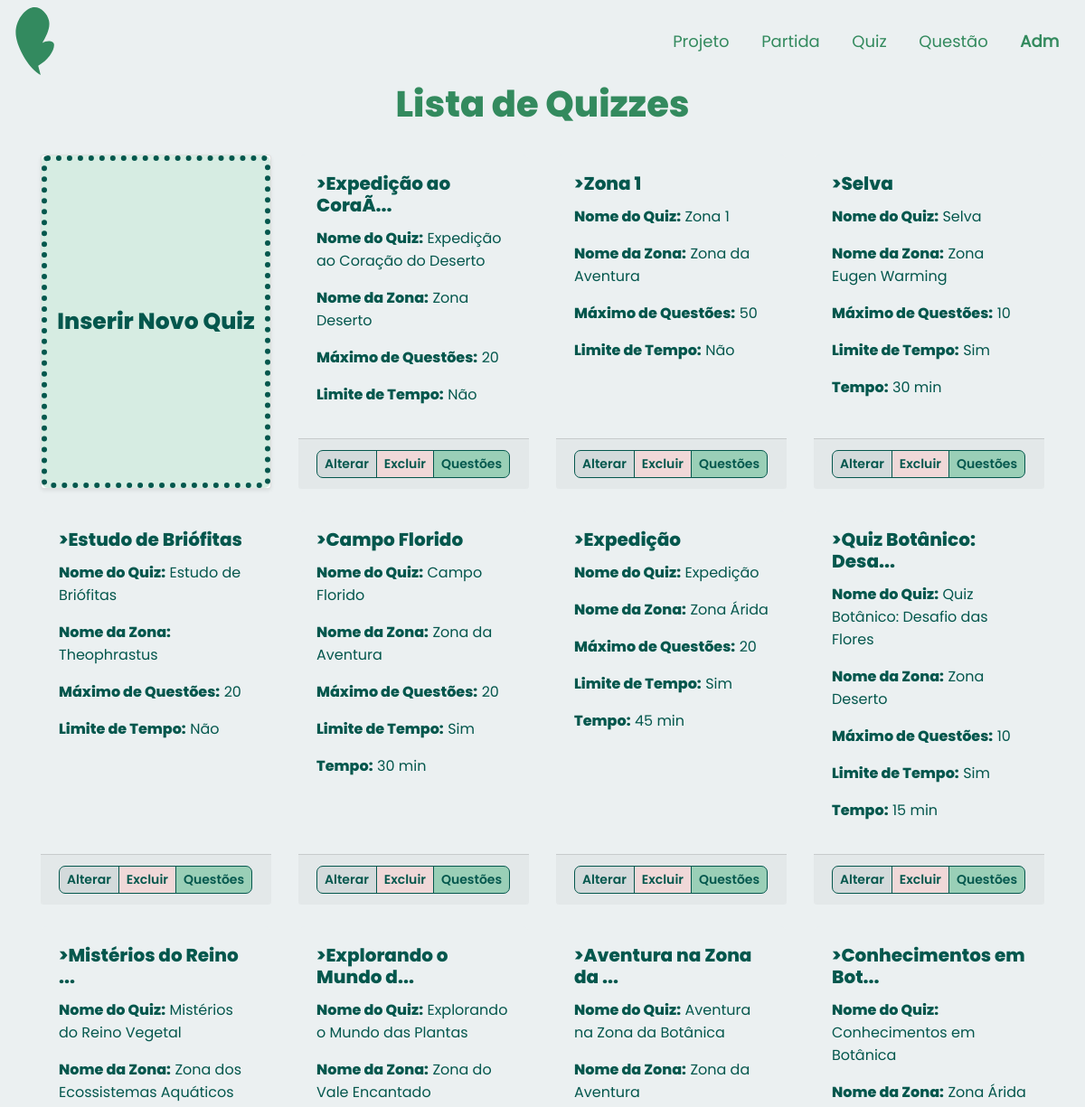
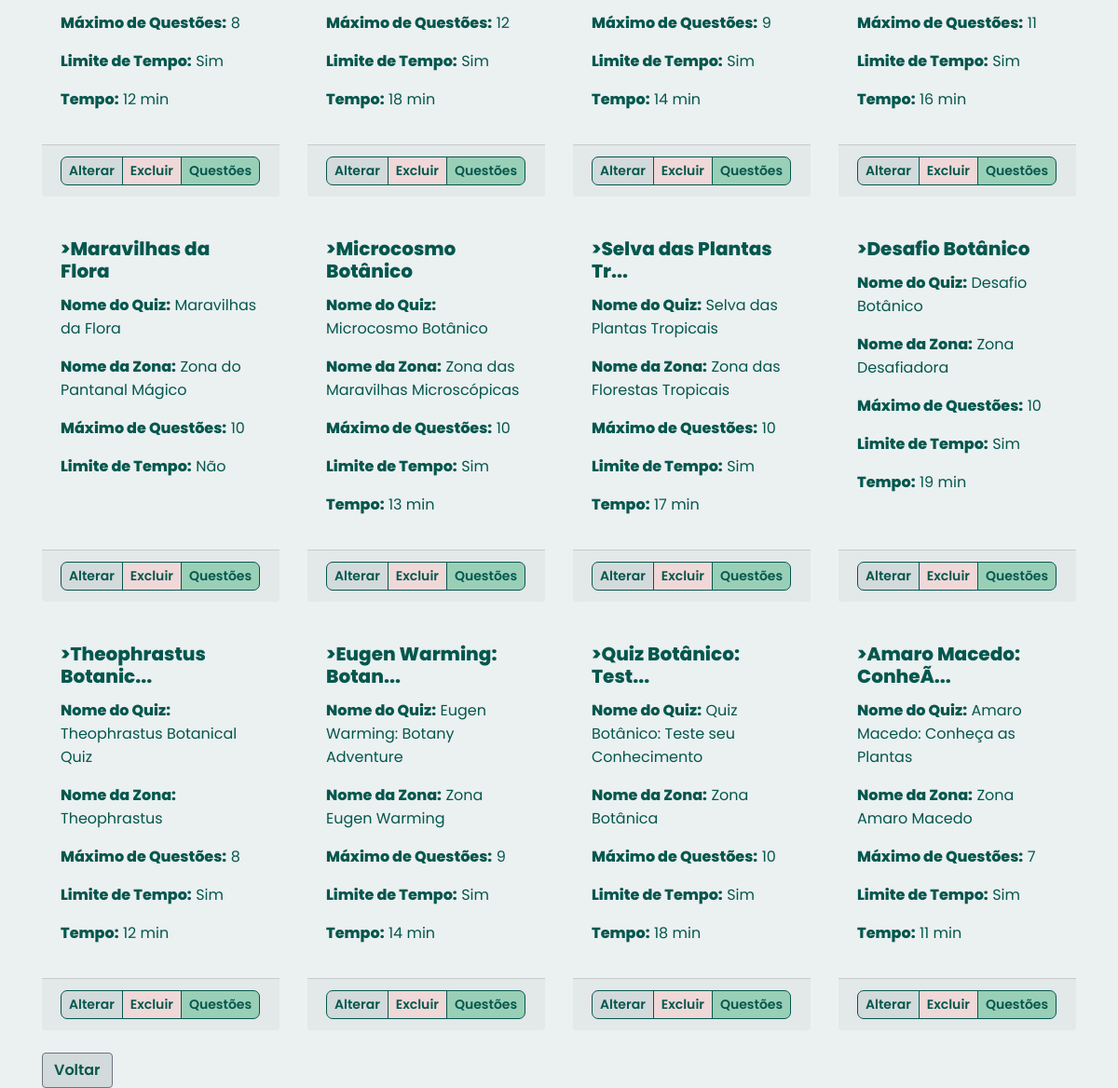
Page /app/controllers/QuizController.php?action=list on the committed database (2 pictures, top to bottom).
### tables this page shows
CREATE TABLE IF NOT EXISTS `quiz` (
  `idQuiz` INT NOT NULL AUTO_INCREMENT,
  `maximoPergunta` INT NOT NULL,
  `nomeQuiz` VARCHAR(45) NOT NULL,
  `comTempo` TINYINT NOT NULL,
  `quantTempo` INT NOT NULL,
  `idZona` INT NOT NULL,
  PRIMARY KEY (`idQuiz`),
  CONSTRAINT `fk_quizzona`
    FOREIGN KEY (`idZona`)
    REFERENCES `zona` (`idZona`)
    ON DELETE NO ACTION
    ON UPDATE NO ACTION);

CREATE TABLE `zona` (
  `idZona` int(11) NOT NULL,
  `nomeZona` varchar(60) NOT NULL,
  `qntPlantas` int(11) DEFAULT NULL,
  `pontoZona` int(11) DEFAULT NULL
);

### app/controllers/QuizController.php (called while the page is built, shortened)
<?php
require_once(__DIR__ . "/../dao/QuizDAO.php");
require_once(__DIR__ . "/../dao/ZonaDAO.php");
require_once(__DIR__ . "/../models/QuizModel.php");
class QuizController extends Controller
{
    private QuizDAO $quizDao;
    public function __construct()
    {
        $this->quizDao = new QuizDAO();
        $this->handleAction();
    }
    protected function list(string $msgErro = "", string $msgSucesso = "")
    {
        $quizzes = $this->quizDao->list();
        $dados["lista"] = $quizzes;
        $this->loadView("quiz/listQuiz.php", $dados, $msgErro, $msgSucesso);
    }
}
$quizCont = new QuizController();

### app/models/QuizModel.php (called while the page is built, shortened)
<?php
class Quiz
{
    private $idQuiz;
    private $maximoPergunta;
    private $nomeQuiz;
    private $comTempo;
    private $quantTempo;
    private $zona;
    public function getIdQuiz()
    {
        return $this->idQuiz;
    }
    public function setIdQuiz($idQuiz)
    {
        $this->idQuiz = $idQuiz;
        return $this;
    }
    public function getMaximoPergunta()
    {
        return $this->maximoPergunta;
    }
    public function setMaximoPergunta($maximoPergunta)
    {
        $this->maximoPergunta = $maximoPergunta;
        return $this;
    }
    public function getNomeQuiz()
    {
        return $this->nomeQuiz;
    }
    public function setNomeQuiz($nomeQuiz)
    {
        $this->nomeQuiz = $nomeQuiz;
        return $this;
    }
    public function getComTempo()
    {
        return $this->comTempo;
    }
    public function setComTempo($comTempo)
    {
        $this->comTempo = $comTempo;
        return $this;
    }
    public function getQuantTempo()
    {
        return $this->quantTempo;
    }
    public function setQuantTempo($quantTempo)
    {
        $this->quantTempo = $quantTempo;
        return $this;
    }
    public function getZona()
    {
        return $this->zona;
    }
    public function setZona($zona)
    {
        $this->zona = $zona;
        return $this;
    }
    public function getNomeQuizTruncada()
    {
        $Nome = $this->nomeQuiz;
        if (strlen($Nome) > 20) {
            $Nome = substr($Nome, 0, 20) . '...';
        }
        return $Nome;
    }
}

### app/dao/QuizDAO.php (called while the page is built, shortened)
<?php
include_once(__DIR__ . "/../models/QuizModel.php");
include_once(__DIR__ . "/../models/ZonaModel.php");
class QuizDAO
{
    public function list()
    {
        $conn = Connection::getConn();
        $sql = QuizDAO::SQL_QUIZ . " ORDER BY idQuiz";
        $stm = $conn->prepare($sql);
        $stm->execute();
        $result = $stm->fetchAll();
        return $this->mapQuizzes($result);
    }
    private function mapQuizzes($result)
    {
        $quizzes = array();
        foreach ($result as $row) {
            $quiz = new Quiz();
            $quiz->setIdQuiz($row['idQuiz']);
            $quiz->setMaximoPergunta($row['maximoPergunta']);
            $quiz->setNomeQuiz($row['nomeQuiz']);
            $quiz->setComTempo($row['comTempo']);
            $quiz->setQuantTempo($row['quantTempo']);
            $quiz->setIdZona($row['idZona']);
            $zona = new Zona();
            $zona->setIdZona($row['idZona']);
            $zona->setNomeZona($row['nomeZona']);
            $quiz->setZona($zona);
            array_push($quizzes, $quiz);
        }
        return $quizzes;
    }
}

### app/models/ZonaModel.php (called while the page is built, shortened)
<?php
class Zona {
    private $NomeZona;
    public function __construct($id="",$nome="", $qntP="", $pontosT=0)
    {
        $this->NomeZona = $nome;
    }
    public function getNomeZona()
    {
        return $this->NomeZona;
    }
    public function setNomeZona($NomeZona)
    {
        $this->NomeZona = $NomeZona;
        return $this;
    }
    }
?>

### app/views/quiz/listQuiz.php (the view, shortened to what this page needs)
<!DOCTYPE html>
<html lang="en">
<head>
    <?php require_once(__DIR__ . "/../../bootstrap/header.php"); ?>
    <link rel="stylesheet" href="<?php echo BASEURL; ?>/views/css/list.css">
</head>
<body>
    <?php require_once(__DIR__ . "/../../bootstrap/navADMMeninas.php"); ?>
    <div>
        <h1 class="tituloPagina text-center">Lista de Quizzes</h1>
        <br>
    </div>
    <div class="container">
        <div class="row">
            <div class="col-md-3 col-sm-6 d-flex align-items-stretch">
                <div class="card mb-4 shadow-sm w-100 min-vh-25">
                    <div class="card-body">
                        <a class="btn btn-success btn-block h-100 d-flex justify-content-center align-items-center botaoEspecifico " href="<?= BASEURL ?>/controllers/QuizController.php?action=create">
                            <span class="nomeBotaoEspecifico">Inserir Novo Quiz</span>
                        </a>
                    </div>
                </div>
            </div>
            <?php foreach ($dados['lista'] as $quiz) : ?>
                <div class="col-md-3 col-sm-6 mb-4">
                    <div class="card cardInserido h-100">
                        <div class="card-body">
                            <h5 class="card-title nomeCard">><?= $quiz->getNomeQuizTruncada(); ?></h3>
                                <p>
                                    <span class="nomeAtributo labelQuestao">Nome do Quiz:</span>
                                    <span class="dadoAtributo"><?= $quiz->getNomeQuiz(); ?></span>
                                </p>
                                <p>
                                    <span class="nomeAtributo labelQuestao">Nome da Zona:</span>
                                    <span class="dadoAtributo"><?= $quiz->getZona()->getNomeZona(); ?></span>
                                </p>
                                <p>
                                    <span class="nomeAtributo labelQuestao">Máximo de Questões:</span>
                                    <span class="dadoAtributo"><?= $quiz->getMaximoPergunta(); ?></span>
                                </p>
                                <p>
                                    <span class="nomeAtributo labelQuestao">Limite de Tempo:</span>
                                    <span class="dadoAtributo"><?= $quiz->getComTempo() == 1 ? 'Sim' : 'Não'; ?></span>
                                </p>
                                <?php if ($quiz->getComTempo() == 1) : ?>
                                    <p>
                                        <span class="nomeAtributo labelQuestao">Tempo:</span>
                                        <span class="dadoAtributo"><?= $quiz->getQuantTempo() . " min"; ?></span>
                                    </p>
                                <?php endif; ?>
                        </div>
                        <div class="card-footer">
                            <div class="d-flex justify-content-between align-items-center">
                                <div class="btn-group">
                                    <a href="<?= BASEURL ?>/controllers/QuizController.php?action=edit&id=<?= $quiz->getIdQuiz() ?>" class="btn btn-sm btn-primary botaoAlterar">Alterar</a>
                                    <a href="<?= BASEURL ?>/controllers/QuizController.php?action=delete&id=<?= $quiz->getIdQuiz() ?>" class="btn btn-sm btn-secondary botaoExcluir" onclick="return confirm('Confirma a exclusão?');">Excluir</a>
                                    <a href="<?= BASEURL ?>/controllers/QuizQuestaoController.php?action=create&id=<?= $quiz->getIdQuiz() ?>" class="btn btn-sm btn-success botaoQuestoes">Questões</a>
                                </div>
                            </div>
                        </div>
                    </div>
                </div>
            <?php endforeach; ?>
        </div>
        <div class="text-left">
            <a href="javascript:history.back()" class="btn botaoVoltar btn-secondary">Voltar</a>
        </div>
    </div>
</body>
</html>

### app/views/css/cabecalho.css (style rules this page uses)
:root { --principal: #338a5f; --verdao: #04574d; --branco: #ebf0f1; --branquinho: #ebf0f14b; --destaque: #f58c95; --rosinha: #f0b6bc; --cinza: #586660; --cinzinha: #d3dadb; width: 100%; height: 100%; font-family: Poppins-regular, Roboto; }

### app/views/css/list.css (style rules this page uses)
:root { --principal: hsl(150, 46%, 37%); --verdao: #04574d; --verdinho: #9acfb7; --verde: #80d395; --branco: #ebf0f1; --branquinho: #ebf0f14b; --destaque: #f58c95; --rosinha: #f0b6bc; --cinza: #586660; --cinzinha: #d3dadb; width: 100%; height: 100%; font-family: Poppins-regular, Roboto; }
.tituloPagina { font-weight: 600; color: var(--principal); font-family: "Poppins"; }
.nomeCard { font-weight: 900; color: var(--verdao); font-family: "Poppins"; }
.nomeAtributo { font-weight: 700; color: var(--verdao); font-family: "Poppins"; }
.dadoAtributo { font-weight: 500; color: var(--verdao); font-family: "Poppins-regular"; }
.nomeBotaoEspecifico { font-weight: 900; font-size: 25px; color: var(--verdao); font-family: "Poppins"; }
.cardInserido { border: none; background-color: var( --branco ); transition: background-color 0.9s ease; border-radius: 7px; }
.botaoEspecifico { position: absolute; top: 0; left: 0; width: 100%; height: 100%; background-color: rgba(154, 207, 183, 0.4); transition: background-color 0.8s ease, transform 0.8s ease; border: 6px dotted var(--verdao); border-radius: 7px; white-space: normal; display: flex; flex-direction: column; justify-content: center; align-items: center; padding: 10px; }
.botaoAlterar { background-color: var(--cinzinha); color: var(--verdao); border-radius: 7px; font-family: "Poppins-semibold"; border: 1px solid var(--verdao); }
.botaoVoltar { background-color: var(--cinzinha); color: var(--verdao); font-family: "Poppins-semibold"; }
.botaoExcluir { background-color: #f0d8d8; color: var(--verdao); border-radius: 7px; font-family: "Poppins-semibold"; border: 1px solid var(--verdao); }
.botaoQuestoes { background-color: var(--verdinho); color: var(--verdao); border-radius: 7px; font-family: "Poppins-semibold"; border: 1px solid var(--verdao); }
body { background-color: var(--branco); margin: 0; padding: 0; min-height: 100vh; display: flex; flex-direction: column; }
.container { flex: 1; }

### rows in the picture
quiz: nomeQuiz "Expedição ao CoraÃ...", nomeQuiz "Expedição ao Coração do Deserto", idZona.nomeZona "Zona Deserto", maximoPergunta "20", comTempo "Não"
quiz: nomeQuiz "Zona 1", idZona.nomeZona "Zona da Aventura", maximoPergunta "50", comTempo "Não"
quiz: nomeQuiz "Selva", idZona.nomeZona "Zona Eugen Warming", maximoPergunta "10", comTempo "Sim", quantTempo "30"
quiz: nomeQuiz "Estudo de Briófitas", idZona.nomeZona "Theophrastus", maximoPergunta "20", comTempo "Não"
quiz: nomeQuiz "Campo Florido", idZona.nomeZona "Zona da Aventura", maximoPergunta "20", comTempo "Sim", quantTempo "30"
quiz: nomeQuiz "Expedição", idZona.nomeZona "Zona Árida", maximoPergunta "20", comTempo "Sim", quantTempo "45"
quiz: nomeQuiz "Quiz Botânico: Desa...", nomeQuiz "Quiz Botânico: Desafio das Flores", idZona.nomeZona "Zona Deserto", maximoPergunta "10", comTempo "Sim", quantTempo "15"
quiz: nomeQuiz "Mistérios do Reino ...", nomeQuiz "Mistérios do Reino Vegetal", idZona.nomeZona "Zona dos Ecossistemas Aquáticos", maximoPergunta "8", comTempo "Sim", quantTempo "12"
quiz: nomeQuiz "Explorando o Mundo d...", nomeQuiz "Explorando o Mundo das Plantas", idZona.nomeZona "Zona do Vale Encantado", maximoPergunta "12", comTempo "Sim", quantTempo "18"
quiz: nomeQuiz "Aventura na Zona da ...", nomeQuiz "Aventura na Zona da Botânica", idZona.nomeZona "Zona da Aventura", maximoPergunta "9", comTempo "Sim", quantTempo "14"
quiz: nomeQuiz "Conhecimentos em Bot...", nomeQuiz "Conhecimentos em Botânica", idZona.nomeZona "Zona Árida", maximoPergunta "11", comTempo "Sim", quantTempo "16"
quiz: nomeQuiz "Maravilhas da Flora", idZona.nomeZona "Zona do Pantanal Mágico", maximoPergunta "10", comTempo "Não"
quiz: nomeQuiz "Microcosmo Botânico", idZona.nomeZona "Zona das Maravilhas Microscópicas", maximoPergunta "10", comTempo "Sim", quantTempo "13"
quiz: nomeQuiz "Selva das Plantas Tr...", nomeQuiz "Selva das Plantas Tropicais", idZona.nomeZona "Zona das Florestas Tropicais", maximoPergunta "10", comTempo "Sim", quantTempo "17"
quiz: nomeQuiz "Desafio Botânico", idZona.nomeZona "Zona Desafiadora", maximoPergunta "10", comTempo "Sim", quantTempo "19"
quiz: nomeQuiz "Theophrastus Botanic...", nomeQuiz "Theophrastus Botanical Quiz", idZona.nomeZona "Theophrastus", maximoPergunta "8", comTempo "Sim", quantTempo "12"
quiz: nomeQuiz "Eugen Warming: Botan...", nomeQuiz "Eugen Warming: Botany Adventure", idZona.nomeZona "Zona Eugen Warming", maximoPergunta "9", comTempo "Sim", quantTempo "14"
quiz: nomeQuiz "Quiz Botânico: Test...", nomeQuiz "Quiz Botânico: Teste seu Conhecimento", idZona.nomeZona "Zona Botânica", maximoPergunta "10", comTempo "Sim", quantTempo "18"
quiz: nomeQuiz "Amaro Macedo: ConheÃ...", nomeQuiz "Amaro Macedo: Conheça as Plantas", idZona.nomeZona "Zona Amaro Macedo", maximoPergunta "7", comTempo "Sim", quantTempo "11"
